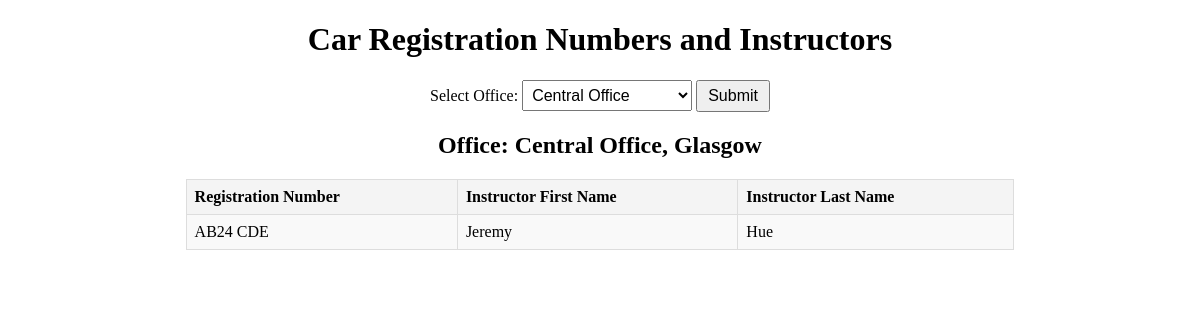
Screenshot of /cars_instructor_office.php?office_name=Central Office with the database file from the repository.
### tables this page shows
CREATE TABLE `car` (
  `Car_ID` int(11) NOT NULL,
  `Instructor_ID` int(11) NOT NULL,
  `Registration_No` varchar(50) NOT NULL,
  `wFaults` tinyint(1) DEFAULT 0
);

CREATE TABLE `staff` (
  `Staff_ID` int(11) NOT NULL,
  `First_Name` varchar(255) NOT NULL,
  `Last_Name` varchar(255) NOT NULL,
  `Phone_Num` varchar(15) NOT NULL,
  `Age` int(11) NOT NULL,
  `Gender` varchar(50) NOT NULL,
  `Position` varchar(255) NOT NULL,
  `Office_ID` int(11) NOT NULL,
  `User_ID` int(11) NOT NULL
);

### cars_instructor_office.php (the view, shortened to what this page needs)
<?php
include 'db_connection.php';
$offices_query = "SELECT Name FROM office WHERE City = 'Glasgow'";
$offices_result = $conn->query($offices_query);
$selected_office = isset($_GET['office_name']) ? $_GET['office_name'] : '';
$sql = "
    SELECT c.Registration_No, s.First_Name, s.Last_Name
    FROM car c
    JOIN staff s ON c.Instructor_ID = s.Staff_ID
    JOIN office o ON s.Office_ID = o.Office_ID
    WHERE o.City = 'Glasgow' AND o.Name = ? AND s.Position = 'Instructor'
";
$stmt = $conn->prepare($sql);
$stmt->bind_param('s', $selected_office);
if (!empty($selected_office)) {
    $stmt->execute();
    $result = $stmt->get_result();
} else {
    $result = null;
}
echo "<!DOCTYPE html>
<html lang='en'>
<head>
    <meta charset='UTF-8'>
    <meta name='viewport' content='width=device-width, initial-scale=1.0'>
    <title>Car Registration Numbers</title>
    <style>
        table {
            border-collapse: collapse;
            width: 70%;
            margin: 20px auto;
        }
        th, td {
            border: 1px solid #ddd;
            padding: 8px;
            text-align: left;
        }
        th {
            background-color: #f4f4f4;
        }
        tr:nth-child(even) {
            background-color: #f9f9f9;
        }
        tr:hover {
            background-color: #f1f1f1;
        }
        form {
            text-align: center;
            margin: 20px;
        }
        select {
            padding: 5px;
            font-size: 16px;
        }
        button {
            padding: 5px 10px;
            font-size: 16px;
            cursor: pointer;
        }
    </style>
</head>
<body>
    <h1 style='text-align: center;'>Car Registration Numbers and Instructors</h1>
    <form method='get'>
        <label for='office_name'>Select Office:</label>
        <select id='office_name' name='office_name'>
            <option value=''>--Select Office--</option>";
if ($offices_result->num_rows > 0) {
    while ($office = $offices_result->fetch_assoc()) {
        $selected = ($office['Name'] === $selected_office) ? "selected" : "";
        echo "<option value='" . htmlspecialchars($office['Name']) . "' $selected>" . htmlspecialchars($office['Name']) . "</option>";
    }
}
echo "      </select>
        <button type='submit'>Submit</button>
    </form>";
if (!empty($selected_office)) {
    echo "<h2 style='text-align: center;'>Office: $selected_office, Glasgow</h2>";
    if ($result && $result->num_rows > 0) {
        echo "<table>
                <tr>
                    <th>Registration Number</th>
                    <th>Instructor First Name</th>
                    <th>Instructor Last Name</th>
                </tr>";
        while ($row = $result->fetch_assoc()) {
            echo "<tr>
                    <td>" . htmlspecialchars($row['Registration_No']) . "</td>
                    <td>" . htmlspecialchars($row['First_Name']) . "</td>
                    <td>" . htmlspecialchars($row['Last_Name']) . "</td>
                  </tr>";
        }
        echo "</table>";
    } else {
        echo "<p style='text-align: center;'>No cars or instructors found for the selected office.</p>";
    }
}
echo "</body>
</html>";
?>

### cars_instructor_office.php (style rules this page uses)
table { border-collapse: collapse; width: 70%; margin: 20px auto; }
th, td { border: 1px solid #ddd; padding: 8px; text-align: left; }
th { background-color: #f4f4f4; }
tr:nth-child(even) { background-color: #f9f9f9; }
form { text-align: center; margin: 20px; }
select { padding: 5px; font-size: 16px; }
button { padding: 5px 10px; font-size: 16px; cursor: pointer; }

### rows the page displays
car: Registration_No "AB24 CDE", Instructor_ID.First_Name "Jeremy", Instructor_ID.Last_Name "Hue"

### other values shown
$selected_office "Central Office"
form field office_name "Central Office"
